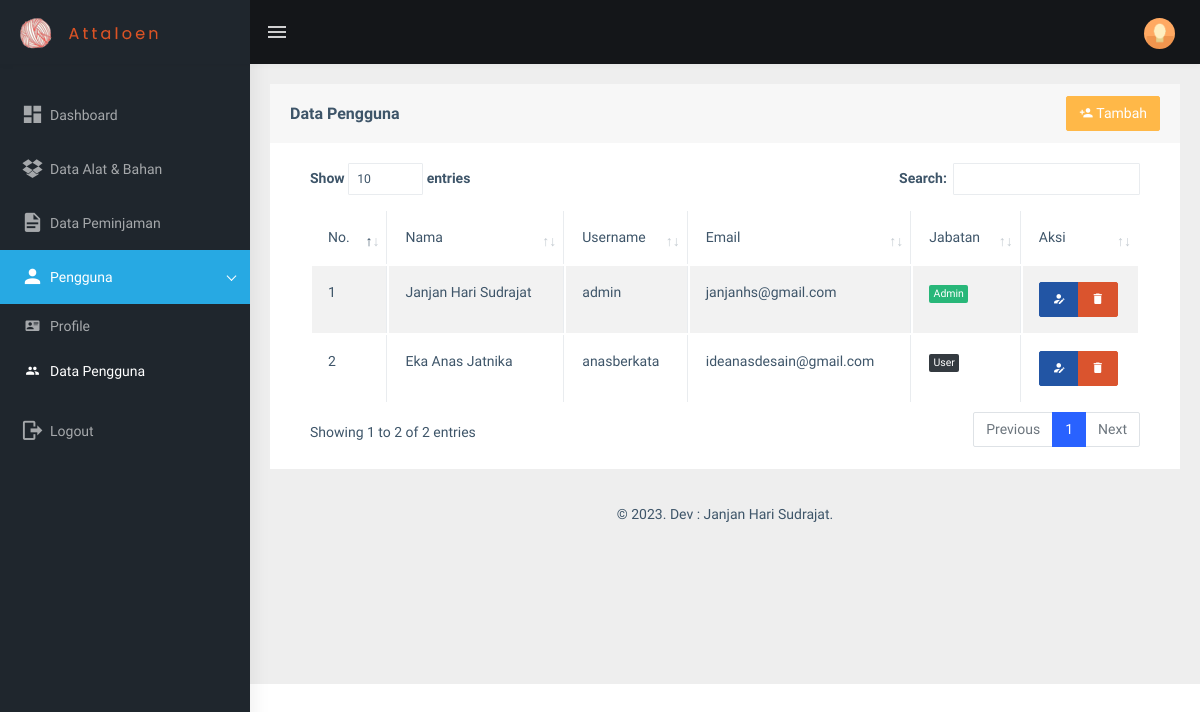
The app's page /view_user/users.php (signed in), older data.
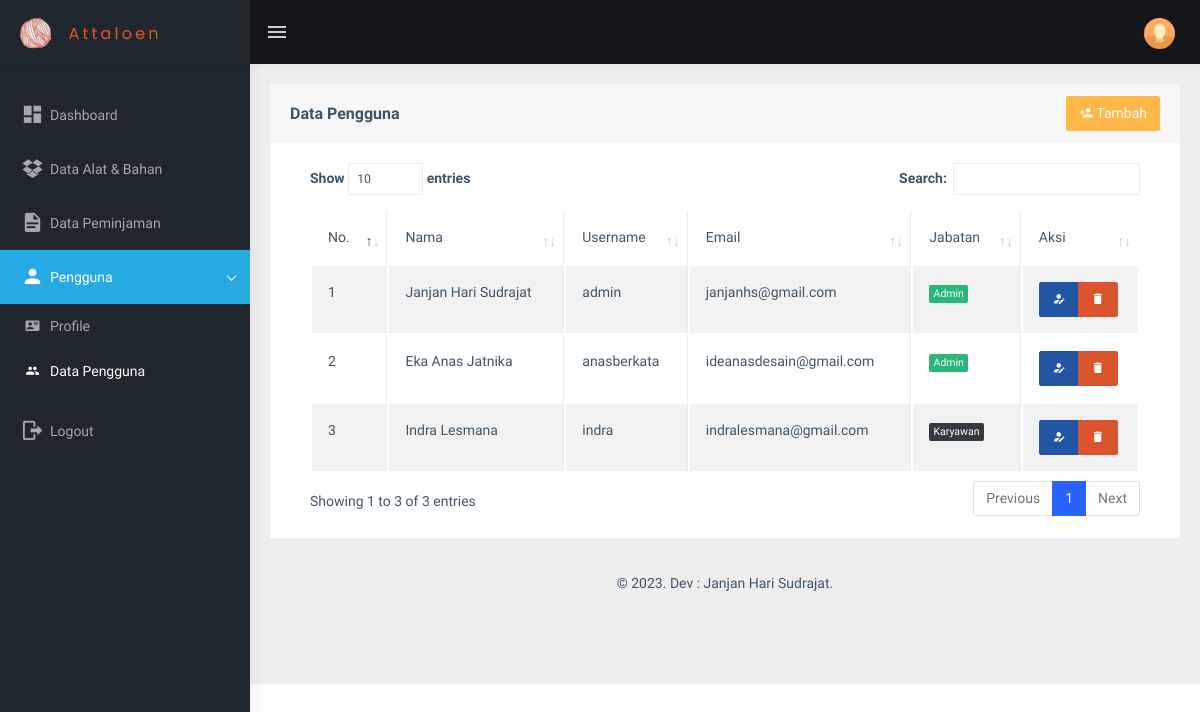
The same page, newer data.
### tables this page shows
CREATE TABLE `users` (
  `id_user` int(11) NOT NULL,
  `nama` varchar(255) NOT NULL,
  `username` varchar(255) NOT NULL,
  `email` varchar(255) NOT NULL,
  `password` varchar(255) NOT NULL,
  `phone` varchar(40) NOT NULL,
  `image` varchar(255) NOT NULL,
  `role_id` int(10) NOT NULL,
  `date_created` date NOT NULL,
  `is_active` int(10) NOT NULL
);

CREATE TABLE `users_role` (
  `id_role` int(11) NOT NULL,
  `role` varchar(255) NOT NULL
);

### functions.php (called while the page is built, shortened)
<?php
$conn = mysqli_connect("localhost", "root", "", "db_sippa");
function query($query)
{
    global $conn;
    $result = mysqli_query($conn, $query);
    $rows = [];
    while ($row = mysqli_fetch_assoc($result)) {
        $rows[] = $row;
    }
    return $rows;
}

### view_user/users.php (the view, shortened to what this page needs)
<?php
include "../templates/header.php";
$users = query(
    "SELECT * FROM users
    INNER JOIN users_role ON users.role_id = users_role.id_role"
);
?>
<div class="page-wrapper">
    <div class="container-fluid">
        <div class="row">
            <div class="col-md-12">
                <div class="card">
                    <div class="card-header">
                        <div class="row">
                            <div class="col">
                                <h5 class="card-title pt-2">Data Pengguna</h5>
                            </div>
                            <div class="col">
                                <a href="user_add.php" class="btn btn-warning text-white float-end"><i
                                        class="mdi mdi-account-plus"></i> Tambah</a>
                            </div>
                        </div>
                    </div>
                    <div class="card-body">
                        <div class="table-responsive">
                            <table id="zero_config" class="table table-striped table-bordered">
                                <thead>
                                    <tr>
                                        <th>No.</th>
                                        <th>Nama</th>
                                        <th>Username</th>
                                        <th>Email</th>
                                        <th>Jabatan</th>
                                        <th>Aksi</th>
                                    </tr>
                                </thead>
                                <tbody>
                                    <?php $i = 1; ?>
                                    <?php foreach ($users as $u): ?>
                                        <tr>
                                            <td>
                                                <?= $i; ?>
                                            </td>
                                            <td>
                                                <?= $u["nama"]; ?>
                                            </td>
                                            <td>
                                                <?= $u["username"]; ?>
                                            </td>
                                            <td>
                                                <?= $u["email"]; ?>
                                            </td>
                                            <td>
                                                <?php if ($u["role_id"] == 1): ?>
                                                    <span class="badge bg-success">
                                                    <?php else: ?>
                                                        <span class="badge bg-dark">
                                                        <?php endif; ?>
                                                        <?= $u["role"]; ?>
                                                    </span>
                                            </td>
                                            <td>
                                                <div class="btn-group btn-group-toggle" data-toggle="buttons">
                                                    <a href="user_edit.php?id_user=<?= $u["id_user"] ?>"
                                                        class="btn btn-info text-white"><i
                                                            class="mdi mdi-account-edit"></i></a>
                                                    <a href="user_delete.php?id_user=<?= $u["id_user"] ?>"
                                                        class="btn btn-danger text-white"
                                                        onclick="return confirm('Yakin ingin menghapus <?= $u['nama']; ?>?');"><i
                                                            class="mdi mdi-delete"></i></a>
                                                </div>
                                            </td>
                                        </tr>
                                        <?php $i++; ?>
                                    <?php endforeach; ?>
                            </table>
                        </div>
                    </div>
                </div>
            </div>
        </div>
        <?php
        include "../templates/footer.php";
        ?>

### templates/header.php (shortened to what this page needs)
<?php
require "../functions.php";
$id = $_SESSION['id'];
$user = query(
    "SELECT * FROM users
    INNER JOIN users_role ON users.role_id = users_role.id_role
    WHERE id_user = $id"
)[0];
?>
<!DOCTYPE html>
<html dir="ltr" lang="en">
<head>
    <link href="../assets/libs/flot/css/float-chart.css" rel="stylesheet" />
    <link href="../assets/libs/fullcalendar/dist/fullcalendar.min.css" rel="stylesheet" />
    <link href="../assets/extra-libs/calendar/calendar.css" rel="stylesheet" />
    <link href="../assets/libs/datatables.net-bs4/css/dataTables.bootstrap4.css" rel="stylesheet" />
    <link href="../assets/css/style.min.css" rel="stylesheet" />
    <link href="../assets/css/style.min.css" rel="stylesheet" />
</head>
<body>
    <div id="main-wrapper" data-layout="vertical" data-navbarbg="skin5" data-sidebartype="full"
        data-sidebar-position="absolute" data-header-position="absolute" data-boxed-layout="full">
        <?php
        include "../templates/topbar.php";
        include "../templates/sidebar.php";
        ?>

### templates/topbar.php (shortened to what this page needs)
<header class="topbar" data-navbarbg="skin5">
    <nav class="navbar top-navbar navbar-expand-md navbar-dark">
        <div class="navbar-header" data-logobg="skin5">
            <a class="navbar-brand" href="#">
                <b class="logo-icon ps-2">
                    <img src="../assets/img/logo-icon.png" alt="homepage" class="light-logo" />
                </b>
                <span class="logo-text ms-2">
                    <img src="../assets/img/logo-text.png" alt="homepage" class="light-logo" />
                </span>
            </a>
        </div>
        <div class="navbar-collapse collapse" id="navbarSupportedContent" data-navbarbg="skin5">
            <ul class="navbar-nav float-start me-auto">
                <li class="nav-item d-none d-lg-block">
                    <a class="nav-link sidebartoggler waves-effect waves-light" href="javascript:void(0)"
                        data-sidebartype="mini-sidebar"><i class="mdi mdi-menu font-24"></i></a>
                </li>
            </ul>
            <ul class="navbar-nav float-end">
                <li class="nav-item dropdown">
                    <a class="nav-link dropdown-toggle text-muted waves-effect waves-dark pro-pic" href="#"
                        id="navbarDropdown" role="button" data-bs-toggle="dropdown" aria-expanded="false">
                        <img src="../assets/img/users/1.jpg" alt="user" class="rounded-circle" width="31" />
                    </a>
                </li>
            </ul>
        </div>
    </nav>
</header>

### templates/sidebar.php
<aside class="left-sidebar" data-sidebarbg="skin5">
    <div class="scroll-sidebar">
        <nav class="sidebar-nav">
            <ul id="sidebarnav" class="pt-4">
                <li class="sidebar-item">
                    <a class="sidebar-link waves-effect waves-dark sidebar-link" href="../view_admin/dashboard.php"
                        aria-expanded="false"><i class="mdi mdi-view-dashboard"></i><span
                            class="hide-menu">Dashboard</span></a>
                </li>
                <li class="sidebar-item">
                    <a class="sidebar-link waves-effect waves-dark sidebar-link" href="../view_alat/alat.php"
                        aria-expanded="false"><i class="mdi mdi-dropbox"></i><span class="hide-menu">Data Alat &
                            Bahan</span></a>
                </li>
                <li class="sidebar-item">
                    <a class="sidebar-link waves-effect waves-dark sidebar-link"
                        href="../view_peminjaman/peminjaman.php" aria-expanded="false"><i
                            class="mdi mdi-file-document"></i><span class="hide-menu">Data
                            Peminjaman</span></a>
                </li>
                <li class="sidebar-item">
                    <a class="sidebar-link has-arrow waves-effect waves-dark" href="javascript:void(0)"
                        aria-expanded="false"><i class="mdi mdi-account"></i><span class="hide-menu">Pengguna
                        </span></a>
                    <ul aria-expanded="false" class="collapse first-level">
                        <li class="sidebar-item">
                            <a href="../view_user/profile.php" class="sidebar-link"><i
                                    class="mdi mdi-account-card-details"></i><span class="hide-menu"> Profile
                                </span></a>
                        </li>
                        <li class="sidebar-item">
                            <a href="../view_user/users.php" class="sidebar-link"><i
                                    class="mdi mdi-account-multiple"></i><span class="hide-menu"> Data Pengguna
                                </span></a>
                        </li>
                    </ul>
                </li>
                <li class="sidebar-item">
                    <a class="sidebar-link waves-effect waves-dark sidebar-link" href="../logout.php"
                        onclick="return confirm('Yakin ingin keluar dari aplikasi?');"><i
                            class="mdi mdi-logout"></i><span class="hide-menu">Logout</span></a>
                </li>
            </ul>
        </nav>
    </div>
</aside>

### templates/footer.php (shortened to what this page needs)
<footer class="footer text-center">
    &copy
    <?= date("Y"); ?>. Dev : Janjan Hari Sudrajat.
</footer>
</div>
</div>
</body>
</html>

Row changes from the older to the newer data that the page shows:
changed users "Eka Anas Jatnika": role_id 2 → 1 (drawn); users_role.role "User" → "Admin"
added users: nama "Indra Lesmana", username "indra", email "indralesmana@gmail.com", users_role.role "Karyawan"
Text that changed along with them:
text written by a page script: "Show entries Search: Showing 1 to 2 of 2 entries Previous 1 Next" → "Show entries Search: Showing 1 to 3 of 3 entries Previous 1 Next"
